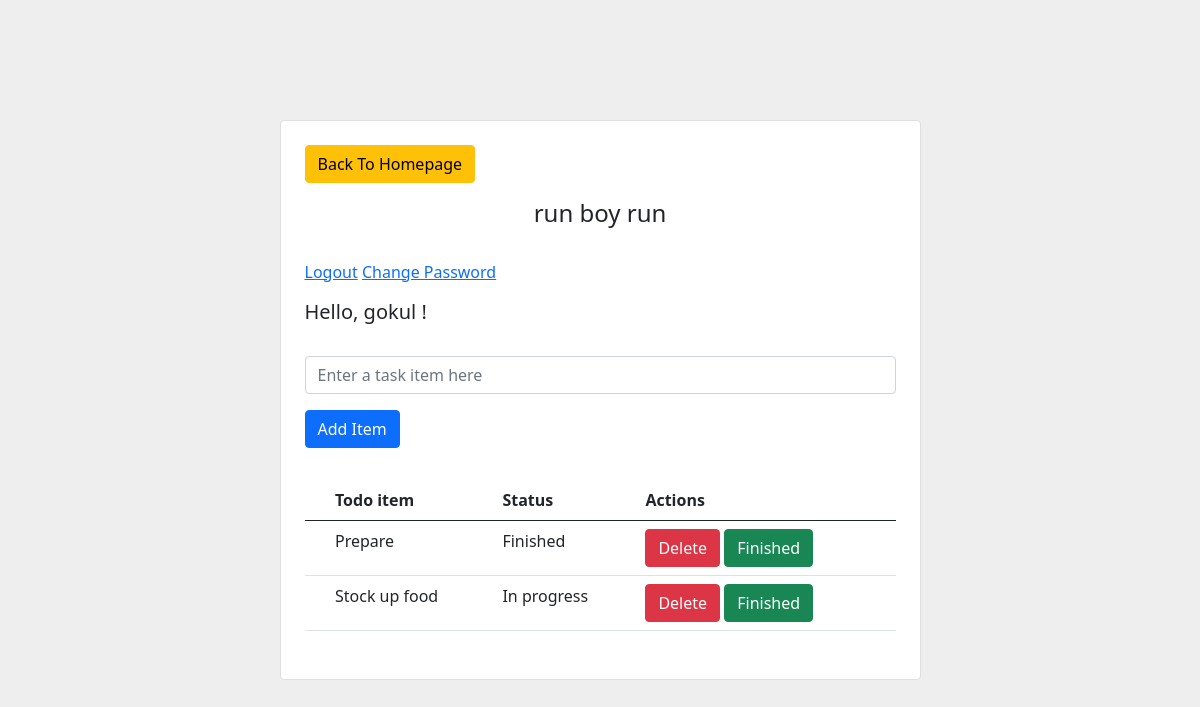
The app's page /todolistpage/15 (signed in) with its own data.
### todoapp/models.py (models this page shows)
class TodoList(models.Model):
    name = models.CharField(max_length=110, unique=True)

class TodoListItem(models.Model):
    content = models.TextField()
    status = models.BooleanField(default=False)
    todo = models.ForeignKey(TodoList, on_delete=models.CASCADE)

### todoapp/views.py (the view)
# urls.py: path('todolistpage/<int:i>', todolistpage, name='todolistpage'),
def todolistpage(request, i):
    todo = TodoList.objects.get(id=i)
    todo_items = TodoListItem.objects.filter(todo=todo)
    return render(request, 'todolist.html', {'todo_items': todo_items, 'todo':todo})

### templates/todolist.html (shortened to what this page needs)
<!DOCTYPE html>
<html lang="en">
    <head>
        <link href="https://cdn.jsdelivr.net/npm/bootstrap@5.0.2/dist/css/bootstrap.min.css" rel="stylesheet">
    </head>
    <body>
        <section class="vh-100" style="background-color: #eee;">
  <div class="container py-5 h-100">
    <div class="row d-flex justify-content-center align-items-center h-100">
      <div class="col col-lg-9 col-xl-7">
        <div class="card rounded-3">
          <div class="card-body p-4">
            <a href="{% url 'home' %}"><button type="button" class="btn btn-warning">Back To Homepage</button></a>
            <h4 class="text-center my-3 pb-3">{{todo.name}}</h4>
            <div class="text-left">
                {% if user.is_authenticated %}
                    <a href="{% url 'logout' %}">Logout</a>
                    <a href="{% url 'password_change' %}">Change Password</a>
                {% else %}
                    <a href="{% url 'login' %}">Login</a>
                {% endif %}
            </div>
            <h5 class="text-right my-3 pb-3">Hello, {{user.username|default:'Guest'}} !</h5>
            <form action="{% url 'additem' i=todo.id %}" method="post" class="row row-cols-lg-auto g-3 justify-content-center align-items-center mb-4 pb-2">
              <div class="col-12">
                <div class="form-outline">
                  <input type="text" id="form1" name="content" class="form-control" placeholder="Enter a task item here" />
                </div>
              </div>
              <div class="col-12">
                <button type="submit" class="btn btn-primary">Add Item</button>
              </div>
            </form>
            <table class="table mb-4">
              <thead>
                <tr>
                  <th scope="col">  </th>
                  <th scope="col">Todo item</th>
                  <th scope="col">Status</th>
                  <th scope="col">Actions</th>
                </tr>
              </thead>
              <tbody>
                {% for listitem in todo_items %}
                <tr>
                  <th scope="row"></th>
                  <td>{{listitem.content}}</td>
                  <td>{% if listitem.status == True %}Finished{% else %}In progress{% endif %}</td>
                  <td>
                    <form action="{% url 'deleteitem' i=listitem.id %}" style="display:inline">
                        <button type="submit" class="btn btn-danger">Delete</button>
                    </form>
                    <form action="{% url 'updateitem' i=listitem.id %}" style="display:inline">
                        <button type="submit" class="btn btn-success">Finished</button>
                    </form>
                  </td>
                </tr>
                {% endfor %}
              </tbody>
            </table>
          </div>
        </div>
      </div>
    </div>
  </div>
</section>
    </body>
</html>

### records on screen
TodoList: name "run boy run"
TodoListItem: content "Prepare", status "Finished"
TodoListItem: content "Stock up food", status "In progress"

### other values on screen
{{ user.username|default:'Guest' }} "gokul"
